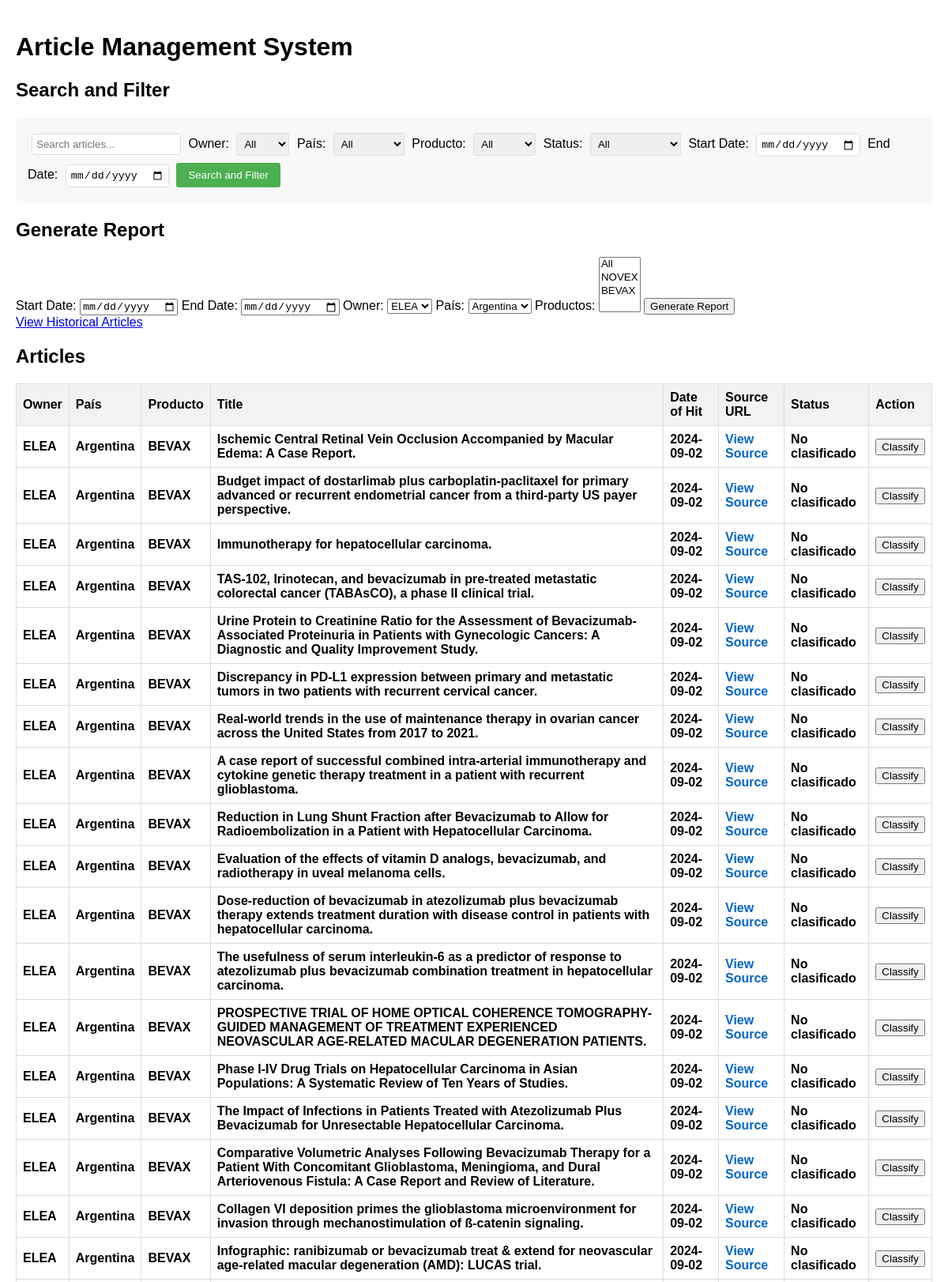
The page / (upper part) on the database its author committed.
### models.py (models this page shows)
class Article(db.Model):
    id = db.Column(db.Integer, primary_key=True)
    articleSourceId = db.Column(db.String(255), nullable=False)
    sourceUrl = db.Column(db.String(255), nullable=False)
    title = db.Column(db.Text, nullable=False)
    englishAbstract = db.Column(db.Text)
    spanishAbstract = db.Column(db.Text)
    portugueseAbstract = db.Column(db.Text)
    owner = db.Column(db.String(255), nullable=False)
    pais = db.Column(db.String(255), nullable=False)
    producto = db.Column(db.String(255), nullable=False)
    dateOfHit = db.Column(db.Date, nullable=False)
    status = db.Column(db.String(20), default="No clasificado")
    is_historical = db.Column(db.Boolean, default=False)

### routes.py (the view, shortened to what this page needs)
@main.route('/')
def index():
    logging.debug("Entering index route")
    search_query = request.args.get('search', '')
    owner_filter = request.args.get('owner', '')
    pais_filter = request.args.get('pais', '')
    producto_filter = request.args.get('producto', '')
    status_filter = request.args.get('status', '')
    start_date = request.args.get('start_date', '')
    end_date = request.args.get('end_date', '')
    query = Article.query.filter_by(is_historical=False)
    if owner_filter:
        query = query.filter(Article.owner == owner_filter)
    if pais_filter:
        query = query.filter(Article.pais == pais_filter)
    if producto_filter:
        query = query.filter(Article.producto == producto_filter)
    if status_filter:
        query = query.filter(Article.status == status_filter)
    if start_date:
        query = query.filter(Article.dateOfHit >= datetime.strptime(start_date, '%Y-%m-%d').date())
    if end_date:
        query = query.filter(Article.dateOfHit <= datetime.strptime(end_date, '%Y-%m-%d').date())
    articles = query.all()
    logging.debug(f"Retrieved {len(articles)} articles from the database")
    owners = db.session.query(Article.owner.distinct()).all()
    paises = db.session.query(Article.pais.distinct()).all()
    productos = db.session.query(Article.producto.distinct()).all()
    logging.debug(f"Retrieved {len(owners)} owners, {len(paises)} paises, and {len(productos)} productos")
    return render_template('index.html', articles=articles, owners=owners, paises=paises, productos=productos,
                           search_query=search_query, owner_filter=owner_filter, pais_filter=pais_filter,
                           producto_filter=producto_filter, status_filter=status_filter,
                           start_date=start_date, end_date=end_date)

### templates/index.html (shortened to what this page needs)
{% extends "base.html" %}
{% block content %}
<h1>Article Management System</h1>
{% if not historical %}
<h2>Search and Filter</h2>
<form id="searchFilterForm" method="GET" action="{{ url_for('main.index') }}">
    <input type="text" name="search" placeholder="Search articles..." value="{{ search_query }}">
    <label for="owner">Owner:</label>
    <select name="owner">
        <option value="">All</option>
    </select>
    <label for="pais">País:</label>
    <select name="pais">
        <option value="">All</option>
    </select>
    <label for="producto">Producto:</label>
    <select name="producto">
        <option value="">All</option>
    </select>
    <label for="status">Status:</label>
    <select name="status">
        <option value="">All</option>
    </select>
    <label for="start_date">Start Date:</label>
    <input type="date" name="start_date" value="{{ start_date }}">
    <label for="end_date">End Date:</label>
    <input type="date" name="end_date" value="{{ end_date }}">
    <button type="submit">Search and Filter</button>
</form>
<h2>Generate Report</h2>
<form id="reportForm">
    <label for="start_date">Start Date:</label>
    <input type="date" id="start_date" name="start_date" required>
    <label for="end_date">End Date:</label>
    <input type="date" id="end_date" name="end_date" required>
    <label for="owner">Owner:</label>
    <select id="owner" name="owner" required>
        {% for owner in owners %}
        <option value="{{ owner[0] }}">{{ owner[0] }}</option>
        {% endfor %}
    </select>
    <label for="pais">País:</label>
    <select id="pais" name="pais" required>
        {% for pais in paises %}
        <option value="{{ pais[0] }}">{{ pais[0] }}</option>
        {% endfor %}
    </select>
    <label for="productos">Productos:</label>
    <select id="productos" name="productos[]" multiple required>
        <option value="All">All</option>
        {% for producto in productos %}
        <option value="{{ producto[0] }}">{{ producto[0] }}</option>
        {% endfor %}
    </select>
    <button type="submit">Generate Report</button>
</form>
<a href="{{ url_for('main.historical') }}">View Historical Articles</a>
{% else %}
<a href="{{ url_for('main.index') }}">Back to Current Articles</a>
{% endif %}
<h2>{% if historical %}Historical {% endif %}Articles</h2>
<table>
    <thead>
        <tr>
            <th>Owner</th>
            <th>País</th>
            <th>Producto</th>
            <th>Title</th>
            <th>Date of Hit</th>
            <th>Source URL</th>
            <th>Status</th>
            {% if not historical %}
            <th>Action</th>
            {% endif %}
        </tr>
    </thead>
    <tbody>
        {% for article in articles %}
        <tr data-id="{{ article.id }}" class="{% if article.status == 'No clasificado' %}bold{% elif article.status == 'Relevante' %}relevante{% elif article.status == 'Reportable' %}reportable{% endif %}">
            <td>{{ article.owner }}</td>
            <td>{{ article.pais }}</td>
            <td>{{ article.producto }}</td>
            <td>{{ article.title }}</td>
            <td>{{ article.dateOfHit }}</td>
            <td><a href="{{ article.sourceUrl }}" target="_blank" class="source-link">View Source</a></td>
            <td>{{ article.status }}</td>
            {% if not historical %}
            <td><button class="classify-btn" data-id="{{ article.id }}">Classify</button></td>
            {% endif %}
        </tr>
        {% endfor %}
    </tbody>
</table>
{% endblock %}

### templates/base.html (shortened to what this page needs)
<!DOCTYPE html>
<html lang="en">
<head>
    <link rel="stylesheet" href="{{ url_for('static', filename='css/styles.css') }}">
</head>
<body>
    {% block content %}{% endblock %}
</body>
</html>

### static/css/styles.css (style rules this page uses)
body { font-family: Arial, sans-serif; margin: 0; padding: 20px; }
table { width: 100%; border-collapse: collapse; margin-top: 20px; }
th, td { border: 1px solid #ddd; padding: 8px; text-align: left; }
th { background-color: #f2f2f2; }
.bold { font-weight: bold; }
.source-link { color: #0066cc; text-decoration: none; }
#searchFilterForm { background-color: #f8f8f8; padding: 15px; border-radius: 5px; margin-bottom: 20px; }
#searchFilterForm input[type="text"], #searchFilterForm select, #searchFilterForm input[type="date"] { margin: 5px; padding: 5px; border: 1px solid #ddd; border-radius: 3px; }
#searchFilterForm button { background-color: #4CAF50; color: white; padding: 8px 15px; border: none; border-radius: 3px; cursor: pointer; }

### rows shown on the page
Article: owner "ELEA", pais "Argentina", producto "BEVAX", title "Ischemic Central Retinal Vein Occlusion Accompanied by Macular Edema: A Case Report.", dateOfHit "2024-09-02", status "No clasificado"
Article: owner "ELEA", pais "Argentina", producto "BEVAX", title "Budget impact of dostarlimab plus carboplatin-paclitaxel for primary advanced or recurrent endometrial cancer from a third-party US payer perspective.", dateOfHit "2024-09-02", status "No clasificado"
Article: owner "ELEA", pais "Argentina", producto "BEVAX", title "Immunotherapy for hepatocellular carcinoma.", dateOfHit "2024-09-02", status "No clasificado"
Article: owner "ELEA", pais "Argentina", producto "BEVAX", title "TAS-102, Irinotecan, and bevacizumab in pre-treated metastatic colorectal cancer (TABAsCO), a phase II clinical trial.", dateOfHit "2024-09-02", status "No clasificado"
Article: owner "ELEA", pais "Argentina", producto "BEVAX", title "Urine Protein to Creatinine Ratio for the Assessment of Bevacizumab-Associated Proteinuria in Patients with Gynecologic Cancers: A Diagnostic and Quality Improvement Study.", dateOfHit "2024-09-02", status "No clasificado"
Article: owner "ELEA", pais "Argentina", producto "BEVAX", title "Discrepancy in PD-L1 expression between primary and metastatic tumors in two patients with recurrent cervical cancer.", dateOfHit "2024-09-02", status "No clasificado"
Article: owner "ELEA", pais "Argentina", producto "BEVAX", title "Real-world trends in the use of maintenance therapy in ovarian cancer across the United States from 2017 to 2021.", dateOfHit "2024-09-02", status "No clasificado"
Article: owner "ELEA", pais "Argentina", producto "BEVAX", title "A case report of successful combined intra-arterial immunotherapy and cytokine genetic therapy treatment in a patient with recurrent glioblastoma.", dateOfHit "2024-09-02", status "No clasificado"
Article: owner "ELEA", pais "Argentina", producto "BEVAX", title "Reduction in Lung Shunt Fraction after Bevacizumab to Allow for Radioembolization in a Patient with Hepatocellular Carcinoma.", dateOfHit "2024-09-02", status "No clasificado"
Article: owner "ELEA", pais "Argentina", producto "BEVAX", title "Evaluation of the effects of vitamin D analogs, bevacizumab, and radiotherapy in uveal melanoma cells.", dateOfHit "2024-09-02", status "No clasificado"
Article: owner "ELEA", pais "Argentina", producto "BEVAX", title "Dose-reduction of bevacizumab in atezolizumab plus bevacizumab therapy extends treatment duration with disease control in patients with hepatocellular carcinoma.", dateOfHit "2024-09-02", status "No clasificado"
Article: owner "ELEA", pais "Argentina", producto "BEVAX", title "The usefulness of serum interleukin-6 as a predictor of response to atezolizumab plus bevacizumab combination treatment in hepatocellular carcinoma.", dateOfHit "2024-09-02", status "No clasificado"
Article: owner "ELEA", pais "Argentina", producto "BEVAX", title "PROSPECTIVE TRIAL OF HOME OPTICAL COHERENCE TOMOGRAPHY-GUIDED MANAGEMENT OF TREATMENT EXPERIENCED NEOVASCULAR AGE-RELATED MACULAR DEGENERATION PATIENTS.", dateOfHit "2024-09-02", status "No clasificado"
Article: owner "ELEA", pais "Argentina", producto "BEVAX", title "Phase I-IV Drug Trials on Hepatocellular Carcinoma in Asian Populations: A Systematic Review of Ten Years of Studies.", dateOfHit "2024-09-02", status "No clasificado"
Article: owner "ELEA", pais "Argentina", producto "BEVAX", title "The Impact of Infections in Patients Treated with Atezolizumab Plus Bevacizumab for Unresectable Hepatocellular Carcinoma.", dateOfHit "2024-09-02", status "No clasificado"
Article: owner "ELEA", pais "Argentina", producto "BEVAX", title "Comparative Volumetric Analyses Following Bevacizumab Therapy for a Patient With Concomitant Glioblastoma, Meningioma, and Dural Arteriovenous Fistula: A Case Report and Review of Literature.", dateOfHit "2024-09-02", status "No clasificado"
Article: owner "ELEA", pais "Argentina", producto "BEVAX", title "Collagen VI deposition primes the glioblastoma microenvironment for invasion through mechanostimulation of ß-catenin signaling.", dateOfHit "2024-09-02", status "No clasificado"
Article: owner "ELEA", pais "Argentina", producto "BEVAX", title "Infographic: ranibizumab or bevacizumab treat & extend for neovascular age-related macular degeneration (AMD): LUCAS trial.", dateOfHit "2024-09-02", status "No clasificado"

### other values the page prints
form field owner "ELEA"
form field pais "Argentina"
